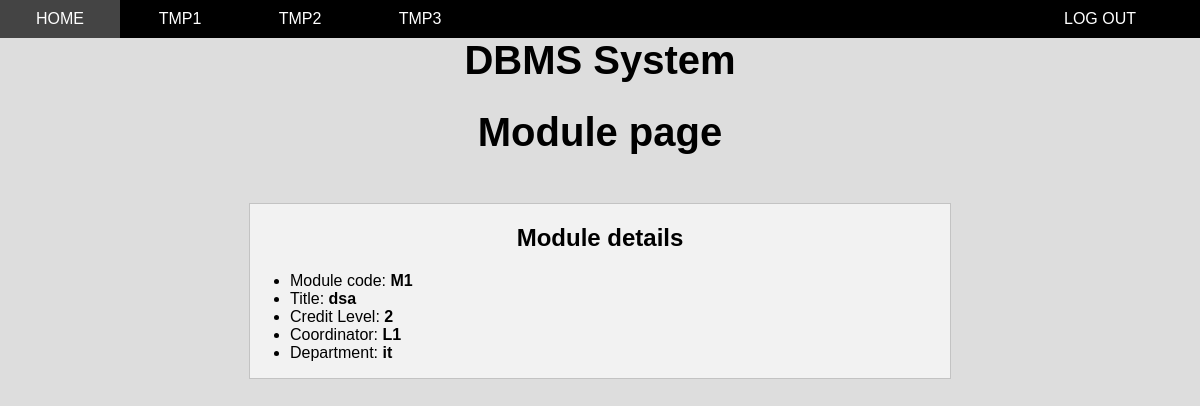
The app's page /module.php?mcode=M1 (signed in), older data.
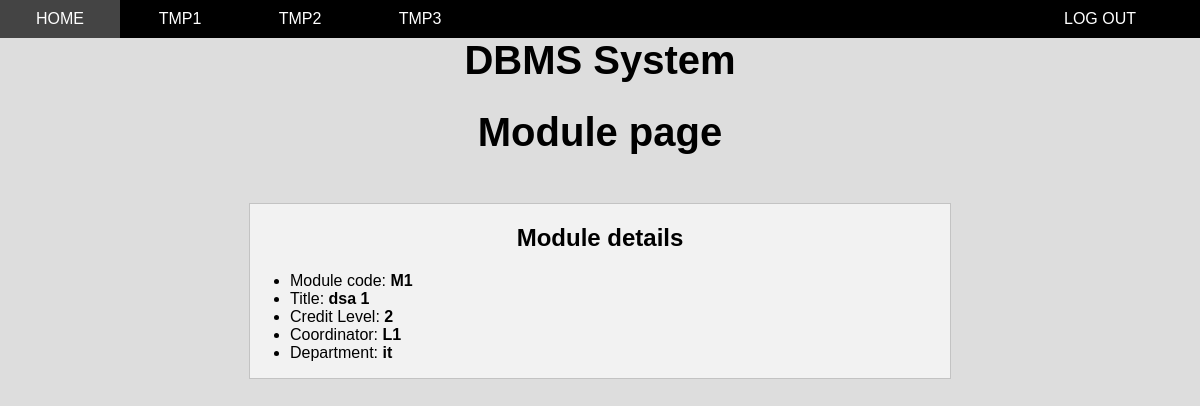
The same page, newer data.
### tables this page shows
CREATE TABLE `module` (
  `mcode` varchar(50) NOT NULL,
  `title` varchar(50) NOT NULL,
  `cr_level` int(11) NOT NULL,
  `coordinator_id` varchar(50) NOT NULL,
  `d_id` varchar(50) NOT NULL,
  `dep_id` varchar(50) NOT NULL,
  `semester` int(11) NOT NULL
);

CREATE TABLE `department` (
  `dep_id` varchar(50) NOT NULL,
  `name` varchar(225) NOT NULL
);

### module.php (the view, shortened to what this page needs)
<?php
if (!isset($_SESSION["id"]) || !isset($_SESSION["level"])) {
    header("Location: index.php");
    $link = "hide";
}else{
    $link = "";
}
if(isset($_GET["mcode"])){
    include_once("config.php");
    $mcode = $_GET["mcode"];
    $sql1 = "SELECT mcode, title, cr_level, coordinator_id, name FROM module INNER JOIN department ON module.dep_id=department.dep_id WHERE mcode='$mcode';";
    $result1 = mysqli_query($con, $sql1) or die(mysqli_error($con));
    if(mysqli_num_rows($result1)>0){
        $str = '';
        while($row=mysqli_fetch_assoc($result1)){
            $str .= "<li>Module code: <b>$row[mcode]</b></li>";
            $str .= "<li>Title: <b>$row[title]</b></li>";
            $str .= "<li>Credit Level: <b>$row[cr_level]</b></li>";
            $str .= "<li>Coordinator: <b>$row[coordinator_id]</b></li>";
            $str .= "<li>Department: <b>$row[name]</b></li>";
        }
    }else{
        $str = "<li>No data</li>";
    }
}
 ?>
 <!DOCTYPE html>
<html>
<head>
    <link rel="stylesheet" href="css/form.css?modified=205209">
    <link rel="stylesheet" href="css/test.css?modified=20094">
    <link rel="stylesheet" href="css/tab.css?modified=200209">
    <link rel="stylesheet" href="css/navbar.css?modified=20209">
</head>
<body>
    <ul class="navbar">
        <li class="navli activenav" onclick="active(this);"><a href="#">home</a></li>
        <li class="navli" onclick="active(this);"><a href="#">tmp1</a></li>
        <li class="navli" onclick="active(this);"><a href="#">tmp2</a></li>
        <li class="navli" onclick="active(this);"><a href="#">tmp3</a></li>
        <li class="space" onclick="active(this);"><a href="#">space</a></li>
        <li class="navli" id="logout"><a href="logout.php" class="<?php echo $link ?>">Log out</a></li>
    </ul>
    <h1>DBMS System</h1>
        <h1>Module page</h1>
        <div class="container-main2">
            <h2>Module details</h2>
            <ul>
                <?php if(isset($str)){echo $str; } ?>
            </ul>
        </div>
    </body>
</html>

Row changes from the older to the newer data that the page shows:
changed module "it": title "dsa" → "dsa 1"
